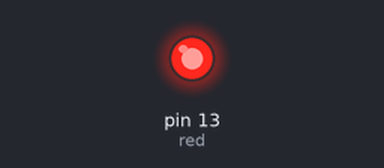
The sketch below on a simulated Arduino Uno, built with avr-gcc and run on an emulated ATmega328P. Parts: output pins drawn as LEDs (lit = HIGH).

Above: at 2.5 s.
At 6.0 s:
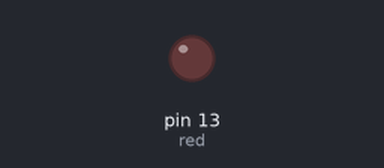
Timing chart, 0 to 9.1 s (numbered marks = the images above):
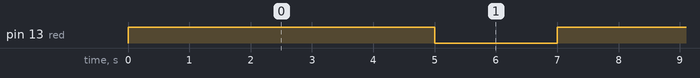

Measured:
- by itself, pin 13 (red): alternates HIGH for 5.0 s and LOW for 2.0 s

The sketch:

project1_circuit_group1.ino
```cpp
// C++ code
//
void setup()
{
  pinMode(13, OUTPUT);
}

void loop()
{
  int red = 13;
  digitalWrite(red, HIGH);
  delay(5000); // Wait for 5sec
  digitalWrite(red, LOW);
  delay(2000); // Wait for 2sec
}
```
